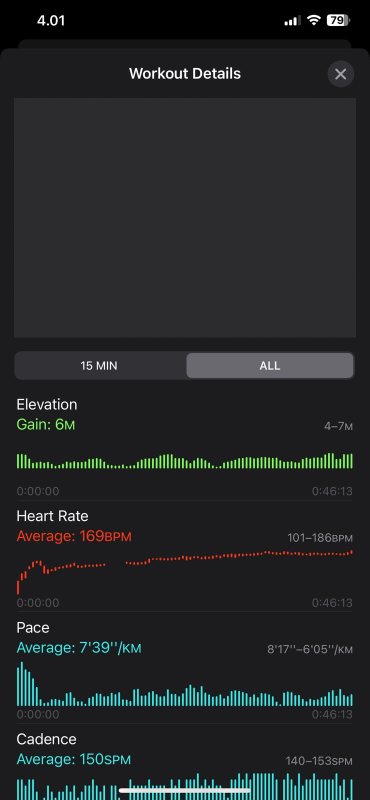
#> input picture .workflows/plan/workout-details-estimate/fixtures/2026-11-20-details.png, 739 x 1600 px (shown at 1/2 size)
$ python prototype_pace.py 2026-11-20-details.png 5 5 5
#> lines starting #> are read from the running program, lines starting #| are printed output that depends on the picture; after the words box and inside, x2 and y2 are one past the last pixel; in counts of white or black regions, pixels touching at a corner belong together
import sys
from PIL import Image
import numpy as np
def bars(path,y0=1315,y1=1415):
#> called with path = '2026-11-20-details.png', y0 = 1315, y1 = 1415
    a=np.asarray(Image.open(path).convert('RGB')).astype(int)
    sub=a[y0:y1]; m=(sub[...,1]>150)&(sub[...,2]>150)&(sub[...,0]<120)
#> after `sub = a[y0:y1]`:
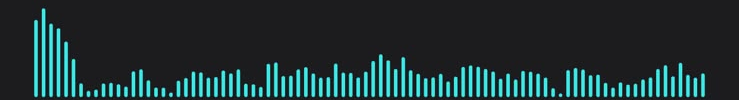
#> sub: shape (100, 739, 3) int64; mean R, G, B 31.3, 49.2, 50.9
#> after `m = (sub[..., 1] > 150) & (sub[..., 2] > 150) & (sub[..., 0] < 120)`:
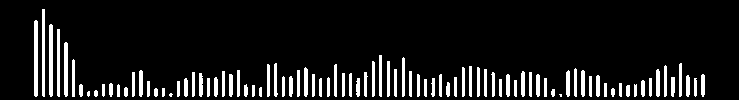
#> m: shape (100, 739) bool; 9.5% white; 90 white regions (3 under 20 px), largest, box (x1, y1, x2, y2) and area: (34, 20, 38, 97) 304, (49, 24, 53, 97) 287, (42, 9, 45, 97) 263
    cols=m.any(axis=0); out=[];s=None
    for x in range(len(cols)+1):
        on=x<len(cols) and cols[x]
        if on and s is None: s=x
        if not on and s is not None:
            out.append(int(m[:,s:x].sum(axis=0).max())); s=None
#> this loop made 740 passes
#> on on passes 1 to 12: False, False, False, False, False, False, False, False, False, False, False, False
#> after the loop, out = 90 values, max 88 at index 1, min 3 at index 70, mean 24.29
    return out
def est(h,T,F,S,mode):
    lo,hi=min(h),max(h); dt=T/len(h)
    fr=lambda x:(x-lo)/(hi-lo)
    pace={'fast-pace':lambda x:S-(S-F)*fr(x),'slow-pace':lambda x:F+(S-F)*fr(x),
          'fast-speed':lambda x:1/(1/S+(1/F-1/S)*fr(x)),'slow-speed':lambda x:1/(1/F-(1/F-1/S)*fr(x))}[mode]
    cum=0;t=0;sp=[];last=0;k=1
    for x in h:
        di=dt/pace(x); v=di/dt
        while cum+di>=k:
            tk=t+(k-cum)/v; sp.append(round(tk-last)); last=tk; k+=1
        cum+=di; t+=dt
    return cum,sp,T-last
f=lambda s:f"{int(s)//60}:{int(s)%60:02d}"
if __name__=='__main__':
    path,T,F,S=sys.argv[1],int(sys.argv[2]),int(sys.argv[3]),int(sys.argv[4])
    h=bars(path); print(len(h),'bars',h)
#> after `h = bars(path)`: h has the same summary as out in bars
    for mode in ['fast-pace','fast-speed','slow-pace','slow-speed']:
        d,sp,rem=est(h,T,F,S,mode)
        print(f"{mode:11s} {d:.2f} km avg {f(round(T/d))} splits {[f(s) for s in sp]} +{d-len(sp):.2f}km/{f(round(rem))}")
#> this loop made 4 passes
#| fast-pace   1.00 km avg 0:05 splits [] +1.00km/0:05
#| fast-speed  1.00 km avg 0:05 splits [] +1.00km/0:05
#| slow-pace   1.00 km avg 0:05 splits [] +1.00km/0:05
#| slow-speed  1.00 km avg 0:05 splits [] +1.00km/0:05
